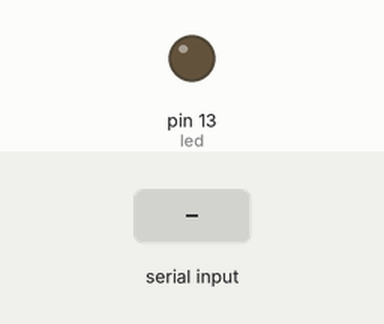
Recording of a sketch running on a simulated Arduino Uno, built with avr-gcc and run on an emulated ATmega328P. Shown: output pins drawn as LEDs (lit = HIGH). Inputs (shaded band) come from the test bench.

Above: at 1.2 s.
1.3 s: "A" received over Serial
At 2.4 s:
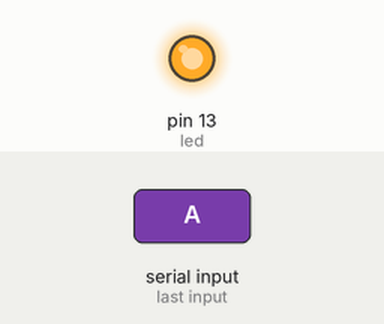
2.8 s: "a" received over Serial
At 3.6 s:
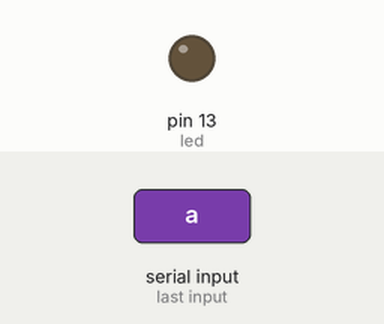
Timing chart, 0 to 5.8 s (numbered marks = the images above; inputs shaded):
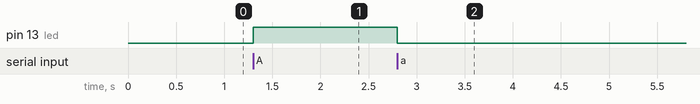

Measured:
- after the input at 1.3 s, pin 13 (led): LOW → HIGH at once
- after the input at 2.8 s, pin 13 (led): HIGH → LOW at once

The sketch:

slave2.ino
```cpp
//char Incoming_value = 0;                //Variable for storing Incoming_value
#define led 13
void setup()
{
  Serial.begin(9600);         //Sets the data rate in bits per second (baud) for serial data transmission
  pinMode(led, OUTPUT);        //Sets digital pin 13 as output pin
}
void loop()

{

// put your main code here, to run repeatedly:

if(Serial.available())

{

char val = Serial.read();
if(val == 'A')

{

digitalWrite(led, HIGH);

}

else if(val == 'a')

{

digitalWrite(led, LOW);

}

}

}
```
